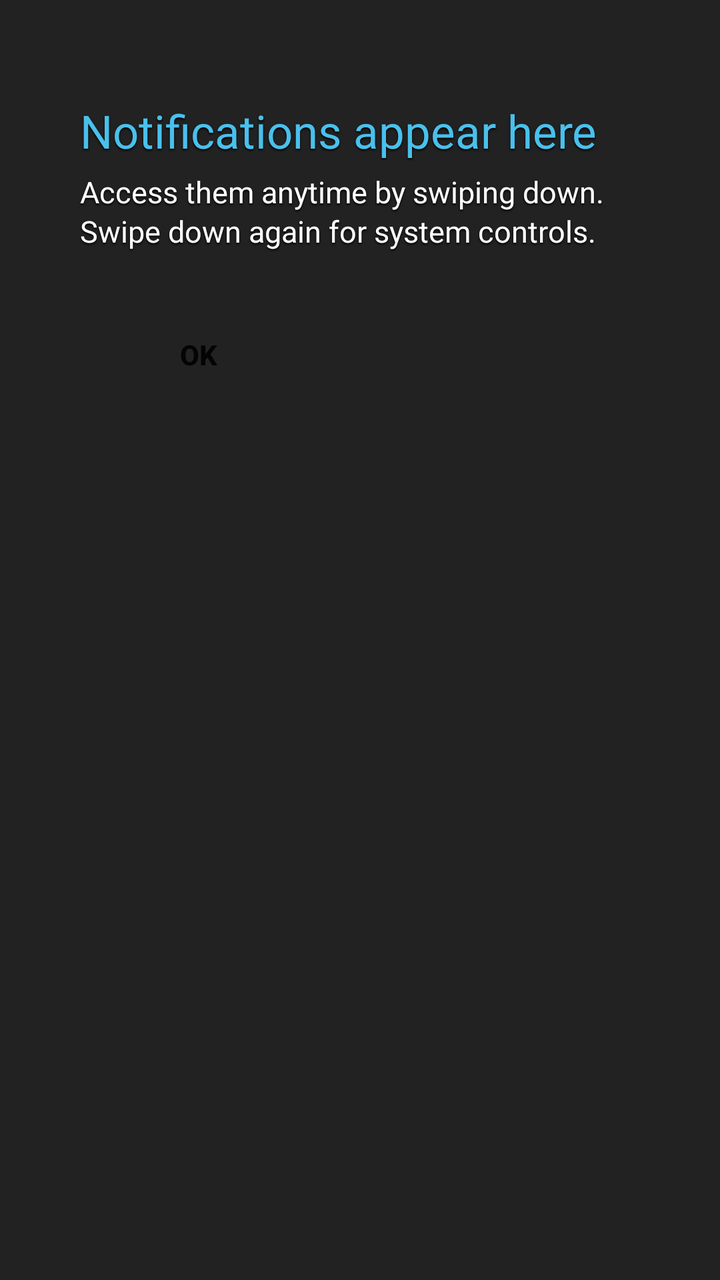
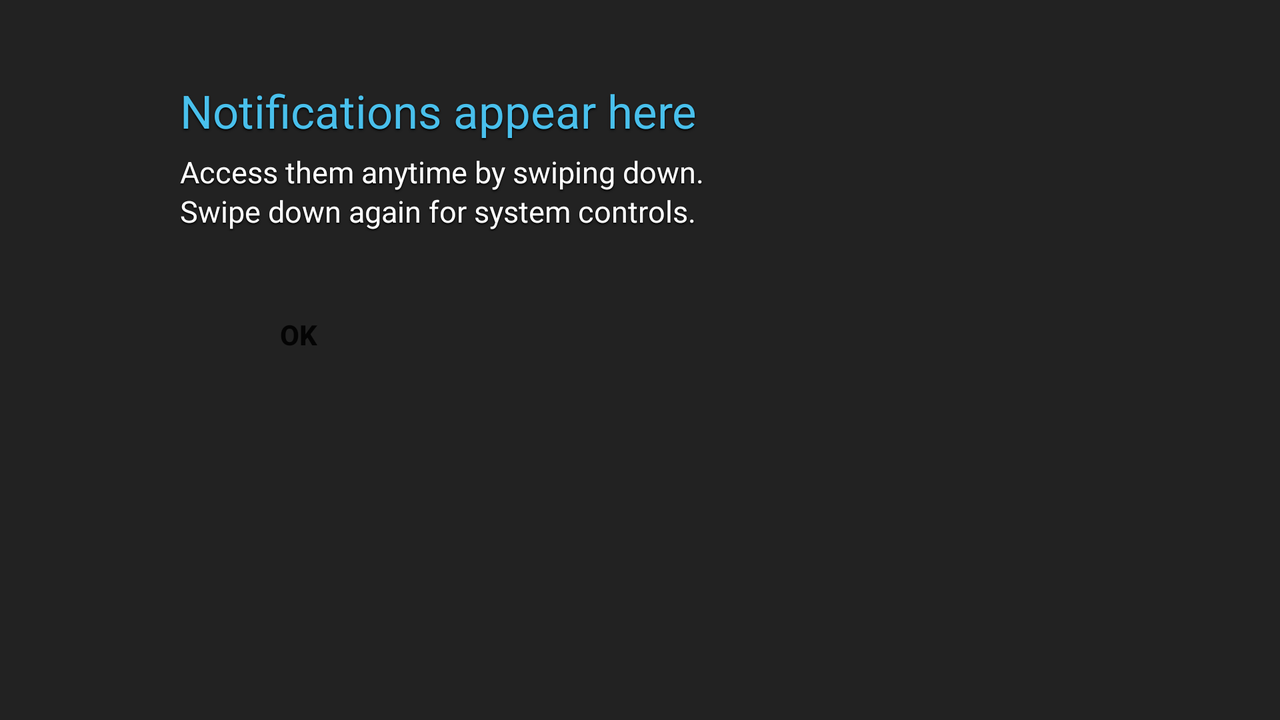

An Android layout and its configuration variant, each rendered on a device that would load it. The default file and the variant file are quoted in full after the pictures.
<!-- AndroidManifest.xml: fallback theme Theme.MaterialComponents.DayNight.NoActionBar -->
<!-- res/layout/status_bar_help.xml -->
<?xml version="1.0" encoding="utf-8"?>
<LinearLayout android:gravity="top|left|center" android:orientation="vertical" android:id="@id/status_bar_cling" android:background="#dd000000" android:paddingLeft="40.0dip" android:paddingRight="40.0dip" android:focusable="true"
  xmlns:android="http://schemas.android.com/apk/res/android"
  xmlns:systemui="http://schemas.android.com/apk/res/com.android.systemui">
    <ImageView android:gravity="center" android:layout_width="fill_parent" android:layout_height="wrap_content" android:layout_marginBottom="50.0dip" android:src="@drawable/arrow_dashed" />
    <TextView android:layout_width="fill_parent" android:layout_height="wrap_content" android:text="@string/status_bar_help_title" style="@style/ClingTitleText" />
    <TextView android:layout_width="fill_parent" android:layout_height="wrap_content" android:layout_marginBottom="30.0dip" android:text="@string/status_bar_help_text" style="@style/ClingText" />
    <Button android:id="@id/ok" android:paddingLeft="50.0dip" android:paddingRight="50.0dip" android:layout_width="wrap_content" android:layout_height="wrap_content" android:text="@android:string/ok" style="@style/ClingButton" />
</LinearLayout>
<!-- resources referenced by this layout -->
<resources>
  <string name="status_bar_help_text">"Access them anytime by swiping down.
  Swipe down again for system controls."</string>
  <string name="status_bar_help_title">Notifications appear here</string>
  <style name="ClingButton">
          <item name="android:textStyle">bold</item>
          <item name="android:background">@drawable/cling_button_bg</item>
          <item name="android:paddingLeft">35.0dip</item>
          <item name="android:paddingTop">10.0dip</item>
          <item name="android:paddingRight">35.0dip</item>
          <item name="android:paddingBottom">15.0dip</item>
          <item name="android:layout_width">wrap_content</item>
          <item name="android:layout_height">wrap_content</item>
      </style>
  <style name="ClingText">
          <item name="android:textSize">15.0sp</item>
          <item name="android:textColor">#ffffffff</item>
          <item name="android:shadowColor">#ff000000</item>
          <item name="android:shadowDy">2.0</item>
          <item name="android:shadowRadius">2.0</item>
          <item name="android:lineSpacingMultiplier">1.1</item>
      </style>
  <style name="ClingTitleText">
          <item name="android:textSize">23.0sp</item>
          <item name="android:textColor">#ff49c0ec</item>
          <item name="android:layout_width">wrap_content</item>
          <item name="android:layout_height">wrap_content</item>
          <item name="android:layout_marginBottom">5.0dip</item>
          <item name="android:shadowColor">#ff000000</item>
          <item name="android:shadowDy">2.0</item>
          <item name="android:shadowRadius">2.0</item>
      </style>
</resources>
<!-- res/layout-land/status_bar_help.xml (the author's variant of the layout above) -->
<!-- drawn on the phone turned sideways -->
<?xml version="1.0" encoding="utf-8"?>
<LinearLayout android:gravity="top|left|center" android:orientation="horizontal" android:id="@id/status_bar_cling" android:background="#dd000000" android:paddingLeft="40.0dip" android:paddingRight="40.0dip" android:focusable="true"
  xmlns:android="http://schemas.android.com/apk/res/android"
  xmlns:systemui="http://schemas.android.com/apk/res/com.android.systemui">
    <ImageView android:gravity="center" android:layout_width="wrap_content" android:layout_height="wrap_content" android:layout_marginRight="50.0dip" android:src="@drawable/arrow_dashed" android:layout_weight="0.0" />
    <LinearLayout android:orientation="vertical" android:layout_width="fill_parent" android:layout_height="wrap_content" android:layout_marginTop="40.0dip" android:layout_weight="1.0">
        <TextView android:layout_width="fill_parent" android:layout_height="wrap_content" android:text="@string/status_bar_help_title" style="@style/ClingTitleText" />
        <TextView android:layout_width="fill_parent" android:layout_height="wrap_content" android:layout_marginBottom="30.0dip" android:text="@string/status_bar_help_text" style="@style/ClingText" />
        <Button android:id="@id/ok" android:paddingLeft="50.0dip" android:paddingRight="50.0dip" android:layout_width="wrap_content" android:layout_height="wrap_content" android:text="@android:string/ok" style="@style/ClingButton" />
    </LinearLayout>
</LinearLayout>
